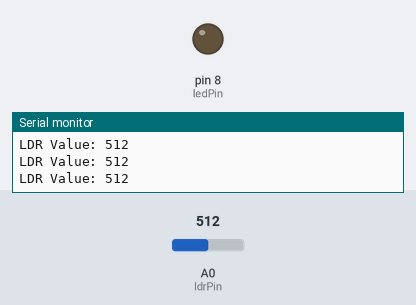
A sketch run on a simulated Arduino Uno, built with avr-gcc and run on an emulated ATmega328P. Parts: output pins drawn as LEDs (lit = HIGH), the last lines printed to the serial monitor. The inputs (shaded band) are chosen by the test bench; at power-on: A0 (ldrPin) = 512.

Above: at 1.2 s.
1.3 s: A0 (ldrPin) set to 28
2.8 s: A0 (ldrPin) set to 21
At 3.9 s:
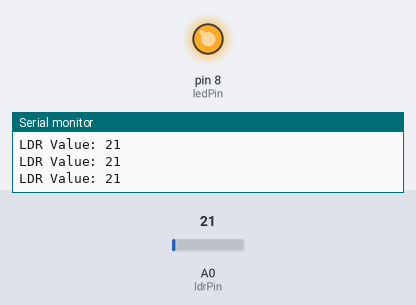
4.3 s: A0 (ldrPin) set to 122
At 5.2 s:
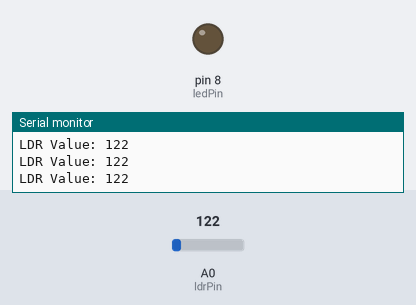
5.8 s: A0 (ldrPin) set to 15
At 6.5 s:
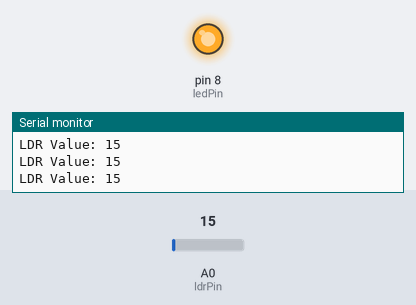
Timing chart, 0 to 8.3 s (numbered marks = the images above; inputs shaded):
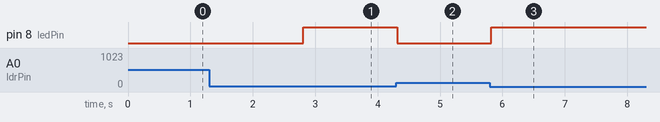

The sketch:

using_LDR_to_turn_on_LED_when_dark.ino
```cpp
#define ldrPin A0  // Analog pin connected to the LDR
#define ledPin 8   // Digital pin connected to the LED

void setup() {
  pinMode(ledPin, OUTPUT);  // Set the LED pin as output
  Serial.begin(9600);       // Initialize serial communication
}

void loop() {
  int ldrValue = analogRead(ldrPin);  // Read the value from the LDR
  Serial.print("LDR Value: ");
  Serial.println(ldrValue);  // Print the LDR value to the Serial Monitor

  // If the light level is low (darkness), turn the LED ON
  if (ldrValue < 25) {           // Adjust the threshold based on your environment
    digitalWrite(ledPin, HIGH);  // Turn the LED ON
  } else {
    digitalWrite(ledPin, LOW);  // Turn the LED OFF
  }

  delay(100);  // Short delay to stabilize readings
}
```

Measured:
- the behaviour switches between 25 and 24 on A0 (ldrPin) (found by bisection; images 0 and 1)
- after the input at 2.8 s, pin 8 (ledPin): LOW → HIGH at once
- after the input at 4.3 s, pin 8 (ledPin): HIGH → LOW at once
- after the input at 5.8 s, pin 8 (ledPin): LOW → HIGH at once
